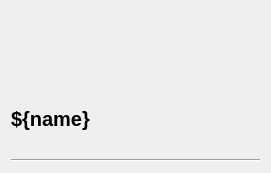
<?xml version="1.0" encoding="UTF-8"?>
<ui version="4.0">
 <class>Form</class>
 <widget class="QWidget" name="Form">
  <property name="geometry">
   <rect>
    <x>0</x>
    <y>0</y>
    <width>271</width>
    <height>173</height>
   </rect>
  </property>
  <property name="windowTitle">
   <string>Form</string>
  </property>
  <layout class="QVBoxLayout" name="verticalLayout">
   <item>
    <widget class="PyDMDrawingPolygon" name="square">
     <property name="toolTip">
      <string/>
     </property>
     <property name="rules" stdset="0">
      <string>[{&quot;channels&quot;: [{&quot;trigger&quot;: true, &quot;channel&quot;: &quot;SIOC:SYS0:ML07:AO010&quot;}], &quot;property&quot;: &quot;Visible&quot;, &quot;expression&quot;: &quot;ch[0]&quot;, &quot;name&quot;: &quot;New Rule&quot;, &quot;initial_value&quot;: &quot;True&quot;}]</string>
     </property>
     <property name="brush" stdset="0">
      <brush brushstyle="SolidPattern">
       <color alpha="255">
        <red>255</red>
        <green>255</green>
        <blue>255</blue>
       </color>
      </brush>
     </property>
     <property name="penStyle" stdset="0">
      <enum>Qt::SolidLine</enum>
     </property>
     <property name="penColor" stdset="0">
      <color>
       <red>255</red>
       <green>255</green>
       <blue>255</blue>
      </color>
     </property>
     <property name="penWidth" stdset="0">
      <double>5.000000000000000</double>
     </property>
     <property name="rotation" stdset="0">
      <double>45.000000000000000</double>
     </property>
     <property name="numberOfPoints" stdset="0">
      <number>4</number>
     </property>
    </widget>
   </item>
   <item>
    <widget class="PyDMLabel" name="squareText">
     <property name="sizePolicy">
      <sizepolicy hsizetype="Preferred" vsizetype="Preferred">
       <horstretch>0</horstretch>
       <verstretch>0</verstretch>
      </sizepolicy>
     </property>
     <property name="font">
      <font>
       <pointsize>15</pointsize>
       <weight>75</weight>
       <bold>true</bold>
      </font>
     </property>
     <property name="toolTip">
      <string/>
     </property>
     <property name="text">
      <string>${name}</string>
     </property>
    </widget>
   </item>
   <item>
    <widget class="Line" name="line">
     <property name="orientation">
      <enum>Qt::Horizontal</enum>
     </property>
    </widget>
   </item>
  </layout>
 </widget>
 <customwidgets>
  <customwidget>
   <class>PyDMLabel</class>
   <extends>QLabel</extends>
   <header>pydm.widgets.label</header>
  </customwidget>
  <customwidget>
   <class>PyDMDrawingPolygon</class>
   <extends>QWidget</extends>
   <header>pydm.widgets.drawing</header>
  </customwidget>
 </customwidgets>
 <resources/>
 <connections/>
</ui>
